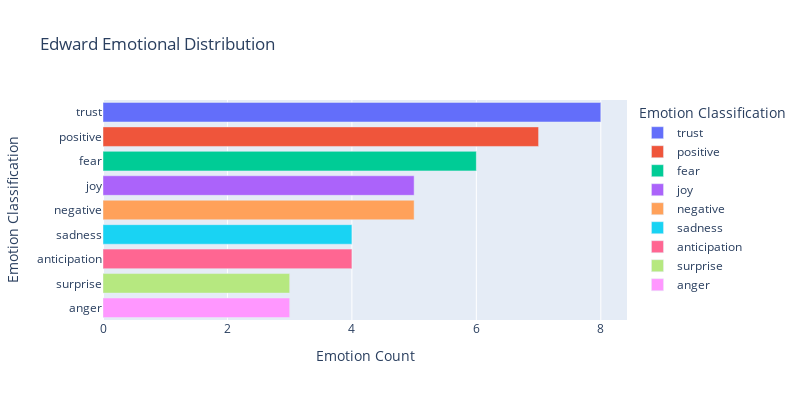
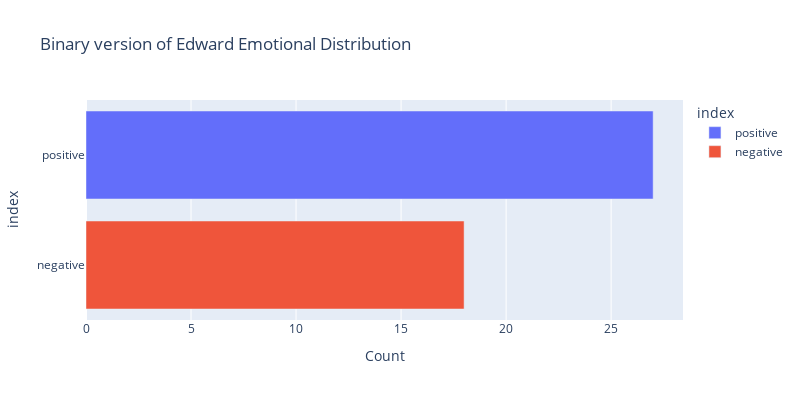

Write notebook code for charts like these, in order.
### Markdown cell above
##### Ed

### Code cell
ed_emo_df = dict_to_df(ed_emo)
print(ed_emo_df)
print(visualize_df(ed_emo_df, x='Emotion Count', y='Emotion Classification', title="Edward Emotional Distribution")) #27/45 = 0.6
print(visualize_df(multi_2_binary_df(ed_emo_df, multiclass_to_binary_count(ed_emo_df, 0)), x="Count", y= "index", title="Binary version of Edward Emotional Distribution"))

### Figure 1 — Plotly figure (JSON) as saved in the notebook; plotly's stock layout.template omitted (floating-point values rounded to 4 significant figures)
{"data": [{"alignmentgroup": "True", "hovertemplate": "Emotion Classification=%{y}<br>Emotion Count=%{x}<extra></extra>", "legendgroup": "trust", "marker": {"color": "#636efa", "pattern": {"shape": ""}}, "name": "trust", "offsetgroup": "trust", "orientation": "h", "showlegend": true, "textposition": "auto", "type": "bar", "x": [8], "xaxis": "x", "y": ["trust"], "yaxis": "y"}, {"alignmentgroup": "True", "hovertemplate": "Emotion Classification=%{y}<br>Emotion Count=%{x}<extra></extra>", "legendgroup": "positive", "marker": {"color": "#EF553B", "pattern": {"shape": ""}}, "name": "positive", "offsetgroup": "positive", "orientation": "h", "showlegend": true, "textposition": "auto", "type": "bar", "x": [7], "xaxis": "x", "y": ["positive"], "yaxis": "y"}, {"alignmentgroup": "True", "hovertemplate": "Emotion Classification=%{y}<br>Emotion Count=%{x}<extra></extra>", "legendgroup": "fear", "marker": {"color": "#00cc96", "pattern": {"shape": ""}}, "name": "fear", "offsetgroup": "fear", "orientation": "h", "showlegend": true, "textposition": "auto", "type": "bar", "x": [6], "xaxis": "x", "y": ["fear"], "yaxis": "y"}, {"alignmentgroup": "True", "hovertemplate": "Emotion Classification=%{y}<br>Emotion Count=%{x}<extra></extra>", "legendgroup": "joy", "marker": {"color": "#ab63fa", "pattern": {"shape": ""}}, "name": "joy", "offsetgroup": "joy", "orientation": "h", "showlegend": true, "textposition": "auto", "type": "bar", "x": [5], "xaxis": "x", "y": ["joy"], "yaxis": "y"}, {"alignmentgroup": "True", "hovertemplate": "Emotion Classification=%{y}<br>Emotion Count=%{x}<extra></extra>", "legendgroup": "negative", "marker": {"color": "#FFA15A", "pattern": {"shape": ""}}, "name": "negative", "offsetgroup": "negative", "orientation": "h", "showlegend": true, "textposition": "auto", "type": "bar", "x": [5], "xaxis": "x", "y": ["negative"], "yaxis": "y"}, {"alignmentgroup": "True", "hovertemplate": "Emotion Classification=%{y}<br>Emotion Count=%{x}<extra></extra>", "legendgroup": "sadness", "marker": {"color": "#19d3f3", "pattern": {"shape": ""}}, "name": "sadness", "offsetgroup": "sadness", "orientation": "h", "showlegend": true, "textposition": "auto", "type": "bar", "x": [4], "xaxis": "x", "y": ["sadness"], "yaxis": "y"}, {"alignmentgroup": "True", "hovertemplate": "Emotion Classification=%{y}<br>Emotion Count=%{x}<extra></extra>", "legendgroup": "anticipation", "marker": {"color": "#FF6692", "pattern": {"shape": ""}}, "name": "anticipation", "offsetgroup": "anticipation", "orientation": "h", "showlegend": true, "textposition": "auto", "type": "bar", "x": [4], "xaxis": "x", "y": ["anticipation"], "yaxis": "y"}, {"alignmentgroup": "True", "hovertemplate": "Emotion Classification=%{y}<br>Emotion Count=%{x}<extra></extra>", "legendgroup": "surprise", "marker": {"color": "#B6E880", "pattern": {"shape": ""}}, "name": "surprise", "offsetgroup": "surprise", "orientation": "h", "showlegend": true, "textposition": "auto", "type": "bar", "x": [3], "xaxis": "x", "y": ["surprise"], "yaxis": "y"}, {"alignmentgroup": "True", "hovertemplate": "Emotion Classification=%{y}<br>Emotion Count=%{x}<extra></extra>", "legendgroup": "anger", "marker": {"color": "#FF97FF", "pattern": {"shape": ""}}, "name": "anger", "offsetgroup": "anger", "orientation": "h", "showlegend": true, "textposition": "auto", "type": "bar", "x": [3], "xaxis": "x", "y": ["anger"], "yaxis": "y"}], "layout": {"barmode": "relative", "height": 400, "legend": {"title": {"text": "Emotion Classification"}, "tracegroupgap": 0}, "title": {"text": "Edward Emotional Distribution"}, "width": 800, "xaxis": {"anchor": "y", "domain": [0, 1], "title": {"text": "Emotion Count"}}, "yaxis": {"anchor": "x", "categoryarray": ["anger", "surprise", "anticipation", "sadness", "negative", "joy", "fear", "positive", "trust"], "categoryorder": "array", "domain": [0, 1], "title": {"text": "Emotion Classification"}}}}

### Figure 2 — Plotly figure (JSON) as saved in the notebook; plotly's stock layout.template omitted (floating-point values rounded to 4 significant figures)
{"data": [{"alignmentgroup": "True", "hovertemplate": "index=%{y}<br>Count=%{x}<extra></extra>", "legendgroup": "positive", "marker": {"color": "#636efa", "pattern": {"shape": ""}}, "name": "positive", "offsetgroup": "positive", "orientation": "h", "showlegend": true, "textposition": "auto", "type": "bar", "x": [27], "xaxis": "x", "y": ["positive"], "yaxis": "y"}, {"alignmentgroup": "True", "hovertemplate": "index=%{y}<br>Count=%{x}<extra></extra>", "legendgroup": "negative", "marker": {"color": "#EF553B", "pattern": {"shape": ""}}, "name": "negative", "offsetgroup": "negative", "orientation": "h", "showlegend": true, "textposition": "auto", "type": "bar", "x": [18], "xaxis": "x", "y": ["negative"], "yaxis": "y"}], "layout": {"barmode": "relative", "height": 400, "legend": {"title": {"text": "index"}, "tracegroupgap": 0}, "title": {"text": "Binary version of Edward Emotional Distribution"}, "width": 800, "xaxis": {"anchor": "y", "domain": [0, 1], "title": {"text": "Count"}}, "yaxis": {"anchor": "x", "categoryarray": ["negative", "positive"], "categoryorder": "array", "domain": [0, 1], "title": {"text": "index"}}}}
